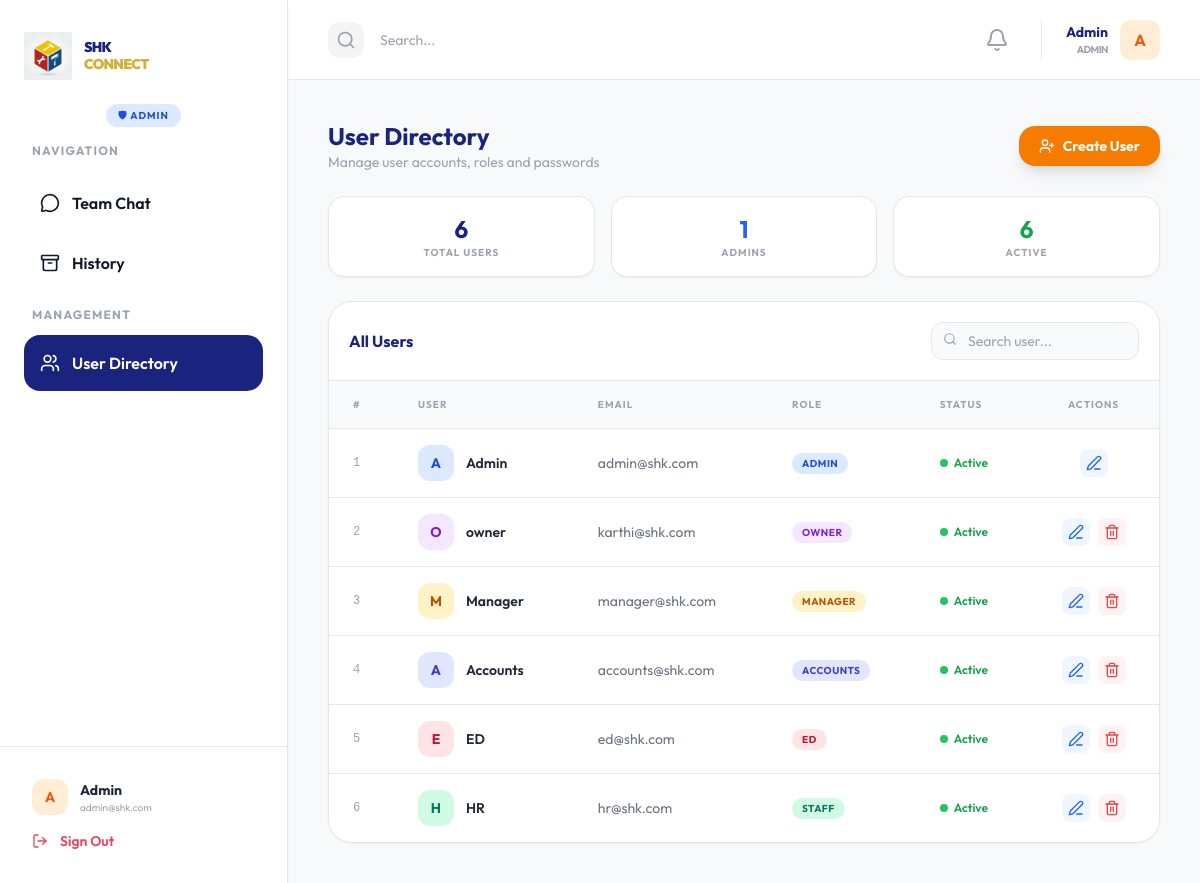
Page /admin/users (signed in) on the committed database.
### models.py (models this page shows, shortened)
class User(db.Model, UserMixin):
    __tablename__ = 'users'
    id = db.Column(db.Integer, primary_key=True)
    username = db.Column(db.String(100), unique=True, nullable=False)
    email = db.Column(db.String(120), unique=True, nullable=False)
    password_hash = db.Column(db.String(255), nullable=False)
    first_name = db.Column(db.String(100))
    last_name = db.Column(db.String(100))
    role_id = db.Column(db.Integer, db.ForeignKey('roles.id'))
    is_active = db.Column(db.Boolean, default=True)
    created_at = db.Column(db.DateTime, default=datetime.now)
    messages_sent = db.relationship('Message', foreign_keys='Message.user_id', backref='author', lazy=True)
    messages_received = db.relationship('Message', foreign_keys='Message.recipient_id', backref='recipient', lazy=True)
    groups = db.relationship('Group', secondary=group_members, backref=db.backref('members', lazy='dynamic'))

class Role(db.Model):
    __tablename__ = 'roles'
    id = db.Column(db.Integer, primary_key=True)
    name = db.Column(db.String(50), unique=True, nullable=False)
    description = db.Column(db.String(200))
    users = db.relationship('User', backref='role', lazy=True)

### admin_routes.py (the view)
@admin_bp.route('/users')
@login_required
@admin_required
def users():
    all_users = User.query.all()
    roles = Role.query.all()
    return render_template('admin/users.html', title='Manage Users', users=all_users, roles=roles)

### admin_routes.py (called while the page is built)
def admin_required(f):
    @wraps(f)
    def decorated_function(*args, **kwargs):
        if not current_user.is_authenticated or not current_user.role or current_user.role.name != 'Admin':
            flash('Access denied. Admin privileges required.', 'danger')
            return redirect(url_for('chat.index'))
        return f(*args, **kwargs)
    return decorated_function

### app.py (called while the page is built)
@login_manager.user_loader
def load_user(user_id):
    return User.query.get(int(user_id))

### templates/admin/users.html (shortened to what this page needs)
{% extends "base.html" %}
{% block content %}
<div class="space-y-6">
  <header class="flex flex-col sm:flex-row sm:justify-between sm:items-center gap-4">
    <div>
      <h2 class="text-2xl font-bold text-[#1A237E]">User Directory</h2>
      <p class="text-gray-400 text-sm">Manage user accounts, roles and passwords</p>
    </div>
    <button onclick="openModal('createModal')"
      class="w-full sm:w-auto justify-center bg-[#F57C00] text-white px-5 py-2.5 rounded-2xl font-bold hover:bg-[#E65100] transition shadow-lg flex items-center gap-2 text-sm">
      <i data-lucide="user-plus" class="w-4 h-4"></i> Create User
    </button>
  </header>
  <div class="grid grid-cols-2 lg:grid-cols-3 gap-4">
    <div class="bg-white rounded-2xl p-4 border shadow-sm text-center">
      <p class="text-2xl font-bold text-[#1A237E]">{{ users|length }}</p>
      <p class="text-[10px] font-bold text-gray-400 uppercase tracking-widest">Total Users</p>
    </div>
    <div class="bg-white rounded-2xl p-4 border shadow-sm text-center">
      <p class="text-2xl font-bold text-blue-600">{{ users|selectattr('role')|selectattr('role.name','equalto','Admin')|list|length }}</p>
      <p class="text-[10px] font-bold text-gray-400 uppercase tracking-widest">Admins</p>
    </div>
    <div class="bg-white rounded-2xl p-4 border shadow-sm text-center">
      <p class="text-2xl font-bold text-green-600">{{ users|selectattr('is_active')|list|length }}</p>
      <p class="text-[10px] font-bold text-gray-400 uppercase tracking-widest">Active</p>
    </div>
  </div>
  <div class="bg-white rounded-3xl shadow-sm overflow-hidden border">
    <div class="p-5 border-b flex items-center justify-between flex-wrap gap-2">
      <h3 class="font-bold text-[#1A237E]">All Users</h3>
      <div class="relative w-full sm:w-auto">
        <i data-lucide="search" class="w-3.5 h-3.5 absolute left-3 top-2.5 text-gray-400"></i>
        <input id="userSearch" type="text" placeholder="Search user..."
          oninput="filterUsers(this.value)"
          class="pl-9 pr-4 py-2 bg-gray-50 border rounded-xl text-sm outline-none w-full sm:w-52">
      </div>
    </div>
    <div class="hidden md:block overflow-x-auto">
    <table class="w-full text-left" id="userTable">
      <thead class="bg-gray-50 border-b text-[10px] font-bold text-gray-400 uppercase tracking-widest">
        <tr>
          <th class="px-6 py-4">#</th>
          <th class="px-6 py-4">User</th>
          <th class="px-6 py-4">Email</th>
          <th class="px-6 py-4">Role</th>
          <th class="px-6 py-4">Status</th>
          <th class="px-6 py-4 text-center">Actions</th>
        </tr>
      </thead>
      <tbody class="divide-y text-sm">
        {% for user in users %}
        <tr class="hover:bg-gray-50 transition user-row">
          <td class="px-6 py-4 text-gray-400 font-mono text-xs">{{ loop.index }}</td>
          <td class="px-6 py-4">
            <div class="flex items-center gap-3">
              <div class="w-9 h-9 rounded-xl flex items-center justify-center font-bold text-sm
                          {% if user.role and user.role.name == 'Admin' %}bg-blue-100 text-blue-700
                          {% elif user.role and user.role.name == 'Owner' %}bg-purple-100 text-purple-700
                          {% elif user.role and user.role.name == 'ED' %}bg-rose-100 text-rose-700
                          {% elif user.role and user.role.name == 'Manager' %}bg-amber-100 text-amber-700
                          {% elif user.role and user.role.name == 'Accounts' %}bg-indigo-100 text-indigo-700
                          {% elif user.role and user.role.name == 'Staff' %}bg-emerald-100 text-emerald-700
                          {% else %}bg-orange-100 text-orange-600{% endif %}">
                {{ user.username[0].upper() }}
              </div>
              <span class="font-semibold text-gray-800 user-name">{{ user.username }}</span>
            </div>
          </td>
          <td class="px-6 py-4 text-gray-500">{{ user.email }}</td>
          <td class="px-6 py-4">
            {% set r = user.role.name if user.role else 'No Role' %}
            <span class="px-2.5 py-1 rounded-full text-[10px] font-bold uppercase tracking-wider
                        {% if r == 'Admin' %}bg-blue-100 text-blue-700
                        {% elif r == 'Owner' %}bg-purple-100 text-purple-700
                        {% elif r == 'ED' %}bg-rose-100 text-rose-700
                        {% elif r == 'Manager' %}bg-amber-100 text-amber-700
                        {% elif r == 'Accounts' %}bg-indigo-100 text-indigo-700
                        {% elif r == 'Staff' %}bg-emerald-100 text-emerald-700
                        {% else %}bg-gray-100 text-gray-600{% endif %}">{{ r }}</span>
          </td>
          <td class="px-6 py-4">
            {% if user.is_active %}
            <span class="flex items-center gap-1.5 text-green-600 text-xs font-semibold">
              <span class="w-2 h-2 bg-green-500 rounded-full"></span> Active
            </span>
            {% else %}
            <span class="flex items-center gap-1.5 text-gray-400 text-xs font-semibold">
              <span class="w-2 h-2 bg-gray-300 rounded-full"></span> Inactive
            </span>
            {% endif %}
          </td>
          <td class="px-6 py-4">
            <div class="flex items-center justify-center gap-2">
              <button onclick="openEdit({{ user.id }}, '{{ user.username }}', '{{ user.email }}', '{{ user.role_id or '' }}')"
                class="p-1.5 bg-blue-50 text-blue-600 hover:bg-blue-100 rounded-lg transition" title="Edit">
                <i data-lucide="edit-3" class="w-4 h-4"></i>
              </button>
              {% if user.id != current_user.id %}
              <form action="{{ url_for('admin.delete_user', user_id=user.id) }}" method="POST"
                    onsubmit="return confirm('Delete {{ user.username }}? This cannot be undone.')">
                <button type="submit" class="p-1.5 bg-red-50 text-red-500 hover:bg-red-100 rounded-lg transition" title="Delete">
                  <i data-lucide="trash-2" class="w-4 h-4"></i>
                </button>
              </form>
              {% endif %}
            </div>
          </td>
        </tr>
        {% else %}
        <tr><td colspan="6" class="text-center py-16 text-gray-400">No users found.</td></tr>
        {% endfor %}
      </tbody>
    </table>
  </div>
</div>
{% endblock %}

### templates/base.html (shortened to what this page needs)
<!DOCTYPE html>
<html lang="en">
<head>
    <script src="https://cdn.tailwindcss.com"></script>
</head>
<body class="text-gray-900">
    <div class="app-shell flex overflow-hidden relative">
                {% set role = current_user.role.name if current_user.role else 'Member' %}
        <aside class="w-72 bg-white border-r hidden lg:flex flex-col shadow-sm z-10">
            <div class="px-6 pt-8 pb-6 flex items-center gap-3">
                <div class="w-12 h-12 flex-shrink-0">
                    <img src="{{ url_for('static', filename='img/shk_logo_new.png') }}" alt="Logo" class="w-full h-full object-contain">
                </div>
                <div>
                    <h1 class="text-[14px] font-black text-[#1A237E] uppercase tracking-tighter leading-tight">
                        SHK <br><span class="text-[#D4AF37]">CONNECT</span>
                    </h1>
                </div>
            </div>
            <div class="px-8 pb-4 flex justify-center">
                {% set role = current_user.role.name if current_user.role else 'Member' %}
                {% if role == 'Admin' %}
                    <span class="text-[10px] font-bold uppercase tracking-widest bg-blue-100 text-blue-700 px-3 py-1 rounded-full">🛡 Admin</span>
                {% elif role == 'Owner' %}
                    <span class="text-[10px] font-bold uppercase tracking-widest bg-purple-100 text-purple-700 px-3 py-1 rounded-full">👑 Owner</span>
                {% elif role == 'ED' %}
                    <span class="text-[10px] font-bold uppercase tracking-widest bg-rose-100 text-rose-700 px-3 py-1 rounded-full">👔 ED</span>
                {% elif role == 'Manager' %}
                    <span class="text-[10px] font-bold uppercase tracking-widest bg-amber-100 text-amber-700 px-3 py-1 rounded-full">💼 Manager</span>
                {% elif role == 'Accounts' %}
                    <span class="text-[10px] font-bold uppercase tracking-widest bg-indigo-100 text-indigo-700 px-3 py-1 rounded-full">🧾 Accounts</span>
                {% elif role == 'Staff' %}
                    <span class="text-[10px] font-bold uppercase tracking-widest bg-emerald-100 text-emerald-700 px-3 py-1 rounded-full">🛠 Staff</span>
                {% else %}
                    <span class="text-[10px] font-bold uppercase tracking-widest bg-gray-100 text-gray-500 px-3 py-1 rounded-full">👤 Member</span>
                {% endif %}
            </div>
            <div class="px-6 flex-1">
                <nav class="space-y-1">
                    <p class="text-xs font-bold text-gray-400 uppercase tracking-widest mb-4 px-2">Navigation</p>
                    <a href="/chat" class="nav-link flex items-center gap-3 p-4 rounded-2xl transition {% if '/chat' in request.path %}active{% endif %}">
                        <i data-lucide="message-circle" class="w-5 h-5"></i>
                        <span class="font-semibold">Team Chat</span>
                    </a>
                    <a href="/admin/history" class="nav-link flex items-center gap-3 p-4 rounded-2xl transition {% if request.path == '/admin/history' %}active{% endif %}">
                        <i data-lucide="archive" class="w-5 h-5"></i>
                        <span class="font-semibold">History</span>
                    </a>
                    {% if role == 'Admin' %}
                    <div class="pt-3">
                        <p class="text-xs font-bold text-gray-400 uppercase tracking-widest mb-3 px-2">Management</p>
                        <a href="/admin/users" class="nav-link flex items-center gap-3 p-4 rounded-2xl transition {% if request.path == '/admin/users' %}active{% endif %}">
                            <i data-lucide="users" class="w-5 h-5"></i>
                            <span class="font-semibold">User Directory</span>
                        </a>
                    </div>
                    {% endif %}
                </nav>
            </div>
            <div class="p-8 border-t">
                <div class="flex items-center gap-3 mb-4">
                    <div class="w-9 h-9 bg-orange-100 text-orange-600 rounded-xl flex items-center justify-center font-bold text-sm flex-shrink-0">
                        {{ current_user.username[0].upper() }}
                    </div>
                    <div class="overflow-hidden">
                        <p class="text-sm font-bold text-gray-800 truncate">{{ current_user.username }}</p>
                        <p class="text-[10px] text-gray-400 truncate">{{ current_user.email }}</p>
                    </div>
                </div>
                <a href="/logout" class="flex items-center gap-3 text-rose-500 hover:text-rose-700 transition font-semibold text-sm">
                    <i data-lucide="log-out" class="w-4 h-4"></i>
                    <span>Sign Out</span>
                </a>
            </div>
        </aside>
        <div class="flex-1 flex flex-col min-w-0 overflow-hidden relative">
            <header class="h-16 lg:h-20 bg-white border-b flex items-center justify-between px-4 lg:px-10 flex-shrink-0">
                <div class="flex items-center gap-4">
                    <div class="bg-gray-100 p-2 rounded-xl hidden sm:block">
                        <i data-lucide="search" class="w-5 h-5 text-gray-400"></i>
                    </div>
                    <input type="text" placeholder="Search..." class="hidden sm:block bg-transparent border-none outline-none text-sm w-32 sm:w-64">
                </div>
                <div class="flex items-center gap-6">
                    <div class="relative">
                        <button id="notification-bell" class="relative p-2 text-gray-400 hover:text-[#1A237E] transition-colors focus:outline-none">
                            <i data-lucide="bell" class="w-6 h-6"></i>
                        </button>
                    </div>
                    <div class="hidden sm:flex items-center gap-3 pl-6 border-l">
                        <div class="text-right">
                            <p class="text-sm font-bold text-[#1A237E]">{{ current_user.username }}</p>
                            <p class="text-[10px] font-bold text-gray-400 uppercase tracking-tighter">{{ current_user.role.name if current_user.role else 'Employee' }}</p>
                        </div>
                        <div class="w-10 h-10 bg-orange-100 text-orange-600 rounded-xl flex items-center justify-center font-bold">
                            {{ current_user.username[0].upper() }}
                        </div>
                    </div>
                </div>
            </header>
            <main class="flex-1 min-h-0 overflow-y-auto p-4 lg:p-10 bg-[#F8F9FA] pb-24 lg:pb-10">
                {% block content %}{% endblock %}
            </main>
                {% set role = current_user.role.name if current_user.role else 'Member' %}
        </div>
    </div>
</body>
</html>

### templates/base.html (style rules this page uses)
html, body { height: 100%; }
body { font-family: 'Outfit', sans-serif; background-color: #F8F9FA; -webkit-tap-highlight-color: transparent; overscroll-behavior: none; }
.app-shell { height: 100vh; }
.nav-link.active { background: #1A237E; color: white; }

### rows in the picture
User: username "A", username "Admin", email "admin@shk.com", is_active True (drawn)
Role: role "ADMIN", name "ADMIN"
User: username "O", username "owner", email "karthi@shk.com", is_active True (drawn)
Role: name "OWNER"
User: username "M", username "Manager", email "manager@shk.com", is_active True (drawn)
Role: name "MANAGER"
User: username "A", username "Accounts", email "accounts@shk.com", is_active True (drawn)
Role: name "ACCOUNTS"
User: username "E", username "ED", email "ed@shk.com", is_active True (drawn)
Role: name "ED"
User: username "H", username "HR", email "hr@shk.com", is_active True (drawn)
Role: name "STAFF"

### other values in the picture
{{ users|length }} "6"
{{ users|selectattr('is_active')|list|length }} "6"
